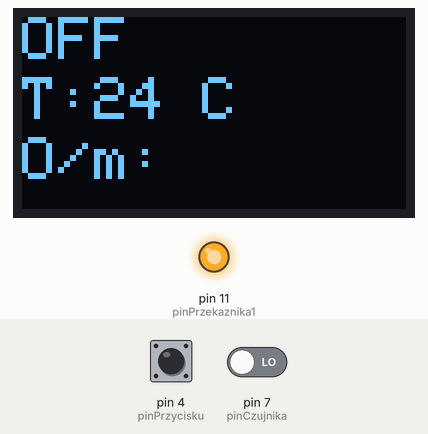
Recording of a sketch running on a simulated Arduino Uno, built with avr-gcc and run on an emulated ATmega328P. On the bench: 128×64 one-colour display, output pins drawn as LEDs (lit = HIGH). Inputs (shaded band) come from the test bench; at power-on: pin 4 (pinPrzycisku) HIGH, pin 7 (pinCzujnika) LOW.

Above: at 1.2 s.
1.3 s: pin 4 (pinPrzycisku) pulled LOW for 0.15 s
At 1.4 s:
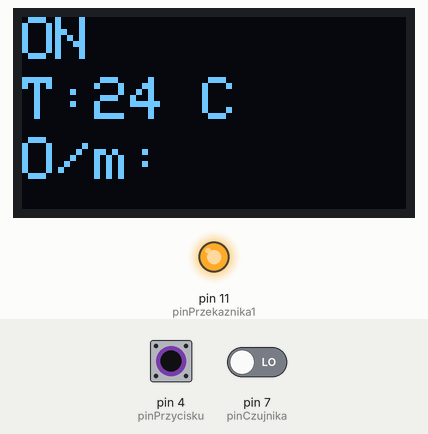
At 1.8 s:
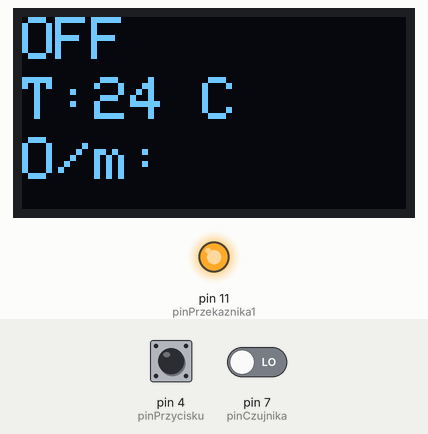
Timing chart, 0 to 4.3 s (numbered marks = the images above; inputs shaded):
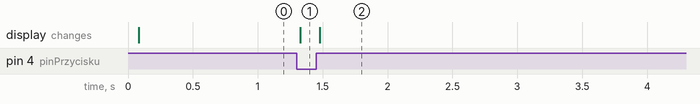

The sketch:

obslugaSilnikaKorbowego.ino
```cpp
// ================== WYSWIETLACZ OLED ==================
#include <Wire.h>
#include <Adafruit_GFX.h>
#include <Adafruit_SSD1306.h>

#define SZEROKOSC_EKRANU 128
#define WYSOKOSC_EKRANU 64
#define ADRES_OLED 0x3C  // Adres I2C (najczęściej 0x3C)

Adafruit_SSD1306 wyswietlacz(SZEROKOSC_EKRANU, WYSOKOSC_EKRANU, &Wire, -1);

// ================== TERMISTOR ==================
#define PIN_TERMISTORA A0
#define REZYSTOR_SZEREGOWY 100000  // 100k
#define ODPORNOSC_NOMINALNA 100000
#define TEMPERATURA_NOMINALNA 25
#define WSPOLCZYNNIK_B 3950  // Sprawdź dane katalogowe termistora

// ================== CZUJNIK ZBLIŻENIOWY ==================
const int pinCzujnika = 7;

// ================== PRZEKAŹNIK ==================
const int pinPrzekaznika1 = 11;

// ================== PRZYCISK WL/WYL ==================
const byte pinPrzycisku = 4;

// ================== ZMIENNE GLOBALNE ==================
int poprzedniStan, liczbaSygnalow = 0;
int nrPinuWal = -1;
unsigned long sredniCzas = 0;
unsigned long czasZakonczenia = 0.0;

// ================== FUNKCJE ==================

// Funkcja do wykrywania numeru pinu na podstawie czasu reakcji
unsigned long indeksPinu() {
  unsigned long czas = 0, maxCzas = 0, czasStartu;
  int numerPinu;

  czasStartu = micros();
  while (!zmianaStanu() && digitalRead(pinPrzycisku) == LOW) {}
  for (int i = 2; i <= 15; i++) {
    czasZakonczenia = micros();
    czas = czasZakonczenia - czasStartu;
    if (czas > maxCzas) {
      maxCzas = czas;
      numerPinu = i;
    }
    czasStartu = micros();
    while (!zmianaStanu() && digitalRead(pinPrzycisku) == LOW) {}
  }
  return 16 - numerPinu + 1;
}

// Ustalanie prawdziwego pinu przez trzykrotne potwierdzenie
int ustalPrawdziwyPin() {
  int i = 0, pin1 = -1;
  while (i < 3 && digitalRead(pinPrzycisku) == LOW) {
    liczbaSygnalow = 1;
    int pin2 = indeksPinu();
    if (pin2 != pin1) {
      i = 0;
      pin1 = pin2;
      continue;
    }
    pin1 = pin2;
    i++;
  }
  return pin1;
}

// Sterowanie przekaźnikiem na podstawie pinu
void sterowaniePrzekaznikiem(int pinStart, int pinKoniec, char pinSterujacy) {
  if (nrPinuWal == pinStart) digitalWrite(pinSterujacy, LOW);
  else if (nrPinuWal == pinKoniec) digitalWrite(pinSterujacy, HIGH);
}

// Zmiana numeru pinu walki w zakresie 1–15
void zmienPinWalu() {
  if (nrPinuWal > -1) {
    if (nrPinuWal < 15) nrPinuWal++;
    else if (nrPinuWal == 15) nrPinuWal = 1;
    Serial.println(nrPinuWal);
  }
}

// Sprawdzenie zmiany stanu czujnika zbliżeniowego
bool zmianaStanu() {
  int stanTeraz = digitalRead(pinCzujnika);
  if (stanTeraz != poprzedniStan) {
    poprzedniStan = stanTeraz;
    if (stanTeraz == 0) {
      liczbaSygnalow++;
      zmienPinWalu();
      sterowaniePrzekaznikiem(5, 9, pinPrzekaznika1);
      return true;
    }
  }
  return false;
}

// Obsługa przycisku włącz/wyłącz
bool aktywny = false;
bool ostatniStanPrzycisku;

void sprawdzPrzycisk() {
  int stanTeraz = digitalRead(pinPrzycisku);
  if (stanTeraz != ostatniStanPrzycisku) {
    if (stanTeraz == LOW) {
      wyswietlacz.fillRect(11, 0, 24, 20, BLACK);
      wyswietlacz.setTextSize(2);
      wyswietlacz.setTextColor(SSD1306_WHITE);
      wyswietlacz.setCursor(11, 0);
      wyswietlacz.println("N");
      wyswietlacz.display();

      aktywny = true;
      liczbaSygnalow = 0;
      nrPinuWal = -1;
      sredniCzas = 0;
      poprzedniStan = digitalRead(pinCzujnika);
    } else {
      aktywny = false;
      wyswietlacz.fillRect(10, 0, 12, 20, BLACK);
      wyswietlacz.setTextSize(2);
      wyswietlacz.setTextColor(SSD1306_WHITE);
      wyswietlacz.setCursor(11, 0);
      wyswietlacz.println("FF");
      wyswietlacz.display();
      digitalWrite(pinPrzekaznika1, HIGH);
    }
    ostatniStanPrzycisku = stanTeraz;
  }
}

// ================== OBSŁUGA TEMPERATURY ==================

// Pomiar temperatury z termistora
float zmierzTemperature() {
  int wartoscAnalogowa = analogRead(PIN_TERMISTORA);
  float napiecie = wartoscAnalogowa * 5.0 / 1023.0;

  float opornosc = REZYSTOR_SZEREGOWY * (1023.0 / wartoscAnalogowa - 1.0);
  float steinhart;
  steinhart = opornosc / ODPORNOSC_NOMINALNA;
  steinhart = log(steinhart);
  steinhart /= WSPOLCZYNNIK_B;
  steinhart += 1.0 / (TEMPERATURA_NOMINALNA + 273.15);
  steinhart = 1.0 / steinhart;
  steinhart -= 273.15;
  return steinhart;
}

// ================== FUNKCJE ZAKOMENTOWANE (Ze względu na niewystarczające zasoby systemu w aktualnej konfiguracji sprzętowej. Po odkomentowaniu pojawiają się błędy wykrywania pinów silnika.)==================

/*
// Funkcja do wyświetlania prędkości na ekranie OLED
void wyswietlPredkosc(unsigned long v){
  wyswietlacz.fillRect(50, 40, 60, 15, BLACK);
  wyswietlacz.setTextSize(2);
  wyswietlacz.setTextColor(SSD1306_WHITE);
  wyswietlacz.setCursor(50,40);
  wyswietlacz.println(v);
  wyswietlacz.display();
}
*/

/*
// Pomiar prędkości na podstawie czasu między impulsami
unsigned long czasStartu, czasKonca;
int piny;
bool predkoscObliczona = false;
unsigned long czasOstatniegoWyswietlenia = 0;

void zmierzPredkosc(){
  unsigned long calkowityCzas;

  if(liczbaSygnalow%15 == 0 && !predkoscObliczona){
    czasStartu = millis();
    piny = liczbaSygnalow;
    predkoscObliczona = true;

  } else if(liczbaSygnalow == piny+15 && predkoscObliczona){
    czasKonca = millis();
    calkowityCzas = czasKonca - czasStartu;
    predkoscObliczona = false;
    wyswietlPredkosc(60000/calkowityCzas);
  }
}
*/

// ================== SETUP ==================
void setup() {
  Serial.begin(9600);

  if (!wyswietlacz.begin(SSD1306_SWITCHCAPVCC, ADRES_OLED)) {
    Serial.println(F("Błąd OLED"));
    for (;;);
  }

  pinMode(pinCzujnika, INPUT);
  pinMode(pinPrzekaznika1, OUTPUT);
  pinMode(pinPrzycisku, INPUT_PULLUP);
  digitalWrite(pinPrzekaznika1, HIGH);

  wyswietlacz.clearDisplay();
  wyswietlacz.display();
  wyswietlacz.setTextSize(2);
  wyswietlacz.setTextColor(SSD1306_WHITE);
  wyswietlacz.setCursor(0, 20);
  wyswietlacz.print("T:");
  wyswietlacz.print("24 C");
  wyswietlacz.setCursor(0, 40);
  wyswietlacz.println("O/m:");
  wyswietlacz.setCursor(0, 0);

  ostatniStanPrzycisku = digitalRead(pinPrzycisku);
  if (ostatniStanPrzycisku == LOW) {
    aktywny = true;
    poprzedniStan = digitalRead(pinCzujnika);
    wyswietlacz.println("ON");
  } else {
    wyswietlacz.println("OFF");
  }
  wyswietlacz.display();
}

// ================== PĘTLA GŁÓWNA ==================
unsigned long czasWyswietlaniaTemp = 0;

void loop() {
  // Wyświetlanie temperatury co 1 sekundę
  /*
  if(millis() - czasWyswietlaniaTemp > 1000){
    czasWyswietlaniaTemp = millis();
    wyswietlacz.fillRect(25, 20, 60, 15, BLACK);
    wyswietlacz.setTextSize(2);
    wyswietlacz.setTextColor(SSD1306_WHITE);
    wyswietlacz.setCursor(25, 20);
    wyswietlacz.print(zmierzTemperature());
    wyswietlacz.print(" C");
    wyswietlacz.display();
  }
  */

  sprawdzPrzycisk();

  if (aktywny && nrPinuWal == -1)
    nrPinuWal = ustalPrawdziwyPin();

  if (aktywny && nrPinuWal != -1) {
    zmianaStanu();
    // zmierzPredkosc();
  }
}
```

Measured:
- after the input at 1.3 s, the display: changes at once (image 1)
